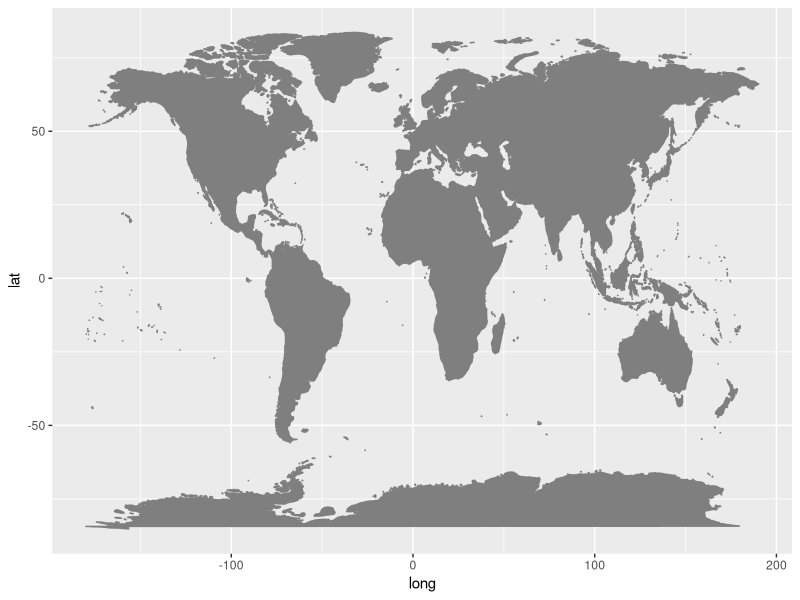

R code for this plot: (Note: this script raises an error after producing the figure.)
#Using GGPLOT, plot the Base World Map
library(tidyverse)
mapWorld <- borders("world", colour="gray50", fill="gray50") # create a layer of borders
mp <- ggplot() +   mapWorld

#Now Layer the cities on top
#mp <- mp+ geom_point(aes(x=visit.x, y=visit.y) ,color="blue", size=3) 
mp

library(ggplot2)
library(dplyr)

WorldData <- map_data('world') %>% filter(region != "Antarctica") %>% fortify

df <- data.frame(region=c('Hungary','Lithuania','Argentina'), 
                 value=c(4,10,11), 
                 stringsAsFactors=FALSE)

p <- ggplot() +
  geom_map(data = WorldData, map = WorldData,
           aes(x = long, y = lat, group = group, map_id=region),
           fill = "white", colour = "#7f7f7f", size=0.5) + 
  geom_map(data = df, map=WorldData,
           aes(fill=value, map_id=region),
           colour="#7f7f7f", size=0.5) +
  coord_map("rectangular", lat0=0, xlim=c(-180,180), ylim=c(-60, 90)) +
  scale_fill_continuous(low="thistle2", high="darkred", guide="colorbar") +
  scale_y_continuous(breaks=c()) +
  scale_x_continuous(breaks=c()) +
  labs(fill="legend", title="Title", x="", y="") +
  theme_bw()
p 